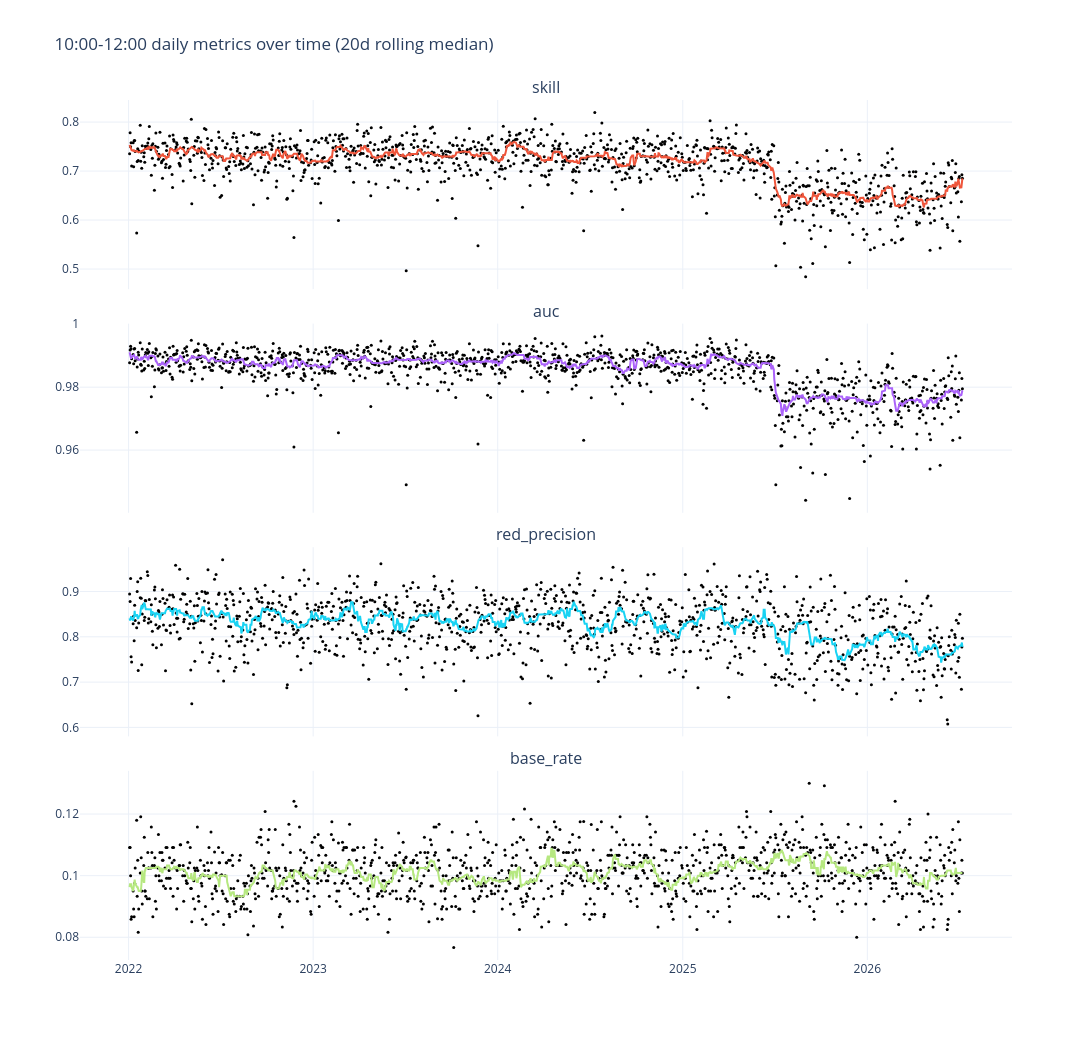

The cell this chart's notebook holds for it:
### Code cell
TOD_START = "10:00"
TOD_END = "12:00"
WINDOW_BIN = 5               # minutes; sub-bins inside [TOD_START, TOD_END)

pred = pd.read_parquet('data/stage-5/pred_fullspan_5c2raw_01-2025_6s.parquet')
ts = window_over_time(pred, TOD_START, TOD_END)

### Figure 1 — Plotly figure (JSON) as saved in the notebook; plotly's stock layout.template omitted (floating-point values rounded to 4 significant figures; data arrays with more than 128 entries replaced by an {"elided": "..."} marker saying what was removed)
{"data": [{"marker": {"color": "black", "size": 3}, "mode": "markers", "name": "skill daily", "showlegend": false, "type": "scatter", "x": {"elided": "1163 str values"}, "xaxis": "x", "y": {"elided": "1163 float values"}, "yaxis": "y"}, {"line": {"width": 2}, "mode": "lines", "name": "skill 20d median", "showlegend": false, "type": "scatter", "x": {"elided": "1163 str values"}, "xaxis": "x", "y": {"elided": "1163 float values"}, "yaxis": "y"}, {"marker": {"color": "black", "size": 3}, "mode": "markers", "name": "auc daily", "showlegend": false, "type": "scatter", "x": {"elided": "1163 str values"}, "xaxis": "x2", "y": {"elided": "1163 float values"}, "yaxis": "y2"}, {"line": {"width": 2}, "mode": "lines", "name": "auc 20d median", "showlegend": false, "type": "scatter", "x": {"elided": "1163 str values"}, "xaxis": "x2", "y": {"elided": "1163 float values"}, "yaxis": "y2"}, {"marker": {"color": "black", "size": 3}, "mode": "markers", "name": "red_precision daily", "showlegend": false, "type": "scatter", "x": {"elided": "1163 str values"}, "xaxis": "x3", "y": {"elided": "1163 float values"}, "yaxis": "y3"}, {"line": {"width": 2}, "mode": "lines", "name": "red_precision 20d median", "showlegend": false, "type": "scatter", "x": {"elided": "1163 str values"}, "xaxis": "x3", "y": {"elided": "1163 float values"}, "yaxis": "y3"}, {"marker": {"color": "black", "size": 3}, "mode": "markers", "name": "base_rate daily", "showlegend": false, "type": "scatter", "x": {"elided": "1163 str values"}, "xaxis": "x4", "y": {"elided": "1163 float values"}, "yaxis": "y4"}, {"line": {"width": 2}, "mode": "lines", "name": "base_rate 20d median", "showlegend": false, "type": "scatter", "x": {"elided": "1163 str values"}, "xaxis": "x4", "y": {"elided": "1163 float values"}, "yaxis": "y4"}], "layout": {"annotations": [{"font": {"size": 16}, "showarrow": false, "text": "skill", "x": 0.5, "xanchor": "center", "xref": "paper", "y": 1, "yanchor": "bottom", "yref": "paper"}, {"font": {"size": 16}, "showarrow": false, "text": "auc", "x": 0.5, "xanchor": "center", "xref": "paper", "y": 0.74, "yanchor": "bottom", "yref": "paper"}, {"font": {"size": 16}, "showarrow": false, "text": "red_precision", "x": 0.5, "xanchor": "center", "xref": "paper", "y": 0.48, "yanchor": "bottom", "yref": "paper"}, {"font": {"size": 16}, "showarrow": false, "text": "base_rate", "x": 0.5, "xanchor": "center", "xref": "paper", "y": 0.22, "yanchor": "bottom", "yref": "paper"}], "height": 1040, "title": {"text": "10:00-12:00 daily metrics over time (20d rolling median)"}, "width": 2400, "xaxis": {"anchor": "y", "domain": [0, 1], "matches": "x4", "showticklabels": false}, "xaxis2": {"anchor": "y2", "domain": [0, 1], "matches": "x4", "showticklabels": false}, "xaxis3": {"anchor": "y3", "domain": [0, 1], "matches": "x4", "showticklabels": false}, "xaxis4": {"anchor": "y4", "domain": [0, 1]}, "yaxis": {"anchor": "x", "domain": [0.78, 1]}, "yaxis2": {"anchor": "x2", "domain": [0.52, 0.74]}, "yaxis3": {"anchor": "x3", "domain": [0.26, 0.48]}, "yaxis4": {"anchor": "x4", "domain": [0, 0.22]}}}
